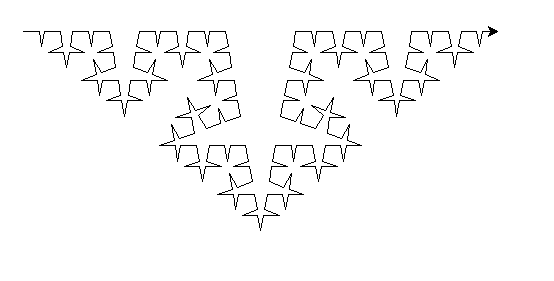

This chart was generated by the following Python code:
import turtle
"""
Fractal snowflake
"""
def snowflake(l, d):
   if d == 0:
     turtle.forward(l)
   else:
     snowflake(l/2, d-1)
     turtle.right(80)
     snowflake(l/2, d-1)
     turtle.left(160)
     snowflake(l/2, d-1)
     turtle.right(80)
     snowflake(l/2, d-1)



snowflake(250,4)
